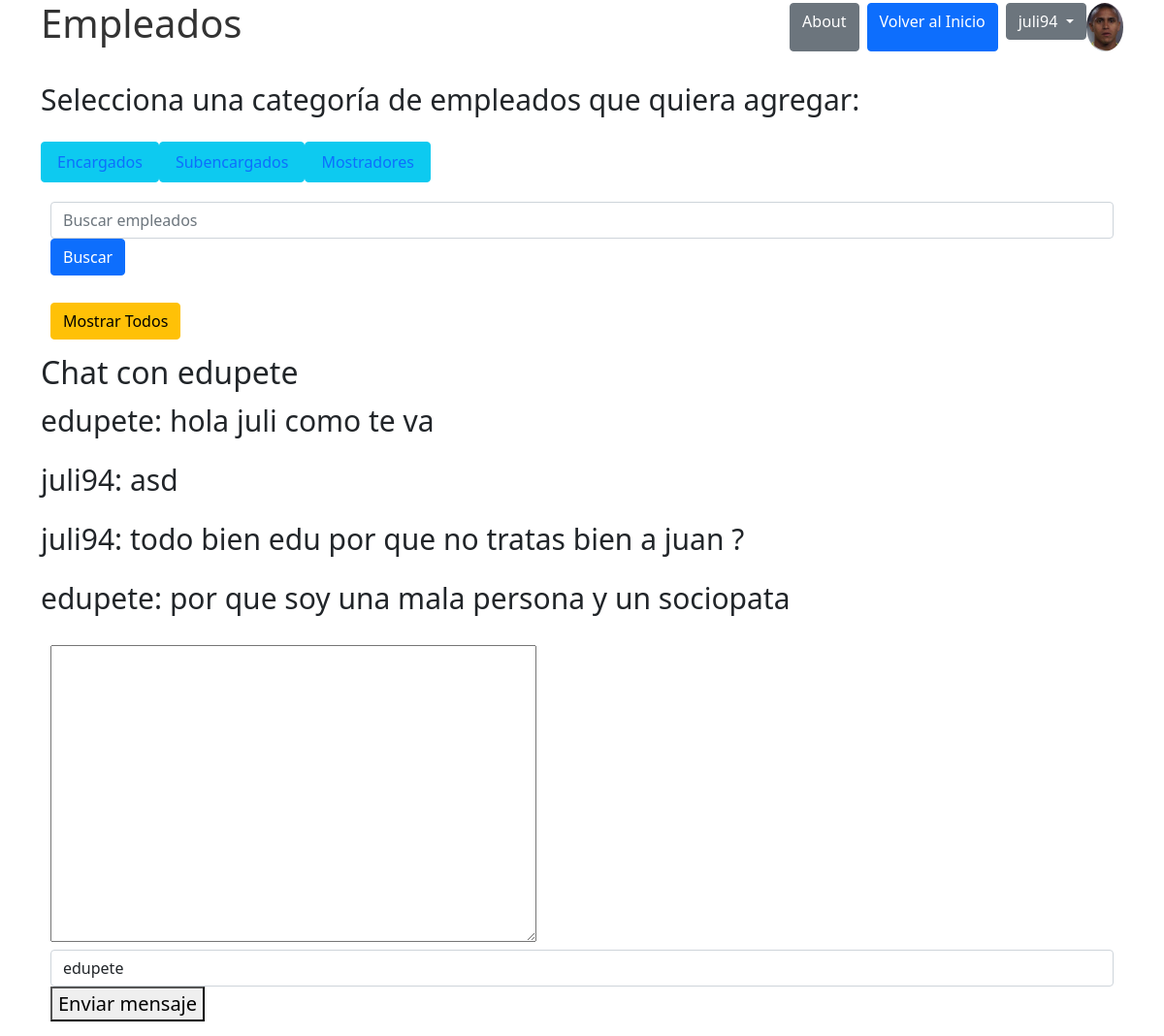
Screenshot of /empleados/chat/edupete/ (signed in) with the database file from the repository.
### perfiles/models.py (models this page shows, shortened)
class Avatar(models.Model):
    user = models.OneToOneField(User, on_delete=models.CASCADE, null=True)
    imagen = models.ImageField(upload_to='avatares', null=True, blank=True)

### empleados/models.py (models this page shows)
class Message(models.Model):
    sender = models.ForeignKey(User, related_name='messages_sent', on_delete=models.CASCADE)
    receiver = models.ForeignKey(User, related_name='messages_received', on_delete=models.CASCADE)
    content = models.TextField()
    timestamp = models.DateTimeField(auto_now_add=True)

### empleados/views.py (the view)
# urls.py: path('chat/<str:username>/', chat, name='chat'),
@login_required
def chat(request, username):
    print(f"Usuario actual logeado: {request.user.username}")
    try:
        other_user = User.objects.get(username=username)
        print(f"Usuario obtenido de la base de datos: {other_user.username}")
    except User.DoesNotExist:
        print(f"El usuario {username} no existe.")
        return HttpResponseNotFound("El usuario no existe.")
    messages = Message.objects.filter(
        (models.Q(sender=request.user, receiver=other_user) |
         models.Q(sender=other_user, receiver=request.user))
    ).order_by('timestamp')
    if request.method == 'POST':
        form = MessageForm(request.POST, user=request.user, initial={'receiver': other_user})
        if form.is_valid():
            message = form.save(commit=False)
            message.sender = request.user
            message.receiver = form.cleaned_data['receiver']
            message.save()
            return redirect('chat', username=username)
    else:
        form = MessageForm(user=request.user, initial={'receiver': other_user})
    return render(request, 'chat/chat.html', {
        'other_user': other_user,
        'messages': messages,
        'form': form,
    })

### empleados/forms.py
class MessageForm(forms.ModelForm):
    class Meta:
        model = Message
        fields = ['content', 'receiver']
    def __init__(self, *args, **kwargs):
        user = kwargs.pop('user', None)
        super(MessageForm, self).__init__(*args, **kwargs)
        if user:
            self.fields['receiver'].queryset = User.objects.exclude(username=user.username)
            self.fields['receiver'].widget.attrs['class'] = 'form-control'

### templates_base/chat/chat.html (shortened to what this page needs)
{% extends 'base.html' %}
{% block content %}
    <h2>Chat con {{ other_user.username }}</h2>
    <div id="chat-box">
        {% for message in messages %}
            <p>{{ message.sender.username }}: {{ message.content }}</p>
        {% endfor %}
    </div>
    <form method="post" action="">
        {{ form.content }}
        {{ form.receiver }}
        <button type="submit">Enviar mensaje</button>
    </form>
{% endblock %}

### templates_base/base.html (shortened to what this page needs)
{% load static %}
<!DOCTYPE html>
<html lang="es">
<head>
  <link rel="stylesheet" type="text/css" href="{% static 'css/css.css' %}">
  <link rel="stylesheet" href="https://cdn.jsdelivr.net/npm/bootstrap@5.1.3/dist/css/bootstrap.min.css">
</head>
<body>
  <div class="container">
    <div class="d-flex justify-content-between align-items-center mb-4">
      <h1>{% block heading %}Empleados{% endblock %}</h1>
      <div class="d-flex">
        <a href="{% url 'about' %}" class="btn btn-secondary me-2">About</a>
        <a href="{% url 'base' %}" class="btn btn-primary me-2">Volver al Inicio</a>
        {% if user.is_authenticated %}
          <div class="dropdown">
            <button class="btn btn-secondary dropdown-toggle" type="button" data-bs-toggle="dropdown" aria-expanded="false">
              {{ user.username }}
            </button>
          </div>
          {% if user.avatar %}
            <img src="{{ user.avatar.imagen.url }}" alt="Avatar de {{ user.username }}" class="img-fluid rounded-circle" style="max-width: 50px; max-height: 50px;">
          {% endif %}
        {% endif %}
      </div>
    </div>
    <p>Selecciona una categoría de empleados que quiera agregar:</p>
    <ul class="nav">
      <li class="nav-item"><a href="{% url 'encargados' %}" class="btn btn-info nav-link">Encargados</a></li>
      <li class="nav-item"><a href="{% url 'subencargados' %}" class="btn btn-info nav-link">Subencargados</a></li>
      <li class="nav-item"><a href="{% url 'mostradores' %}" class="btn btn-info nav-link">Mostradores</a></li>
    </ul>
    <form method="get" action="{% url 'busqueda' %}" class="mb-2">
      <input type="text" name="q" placeholder="Buscar empleados" class="form-control me-2">
      <button type="submit" class="btn btn-primary">Buscar</button>
    </form>
    <form method="get" action="{% url 'mostrarempleados' %}">
      <button type="submit" class="btn btn-warning">Mostrar Todos</button>
    </form>
    {% block content %}{% endblock %}
  </div>
</body>
</html>

### static/css/css.css (style rules this page uses)
body { background-color: rgb(238, 244, 238); }
h1 { font-size: 60px; color: #333; text-align: center; }
ul { list-style-type: none; }
ul li a { text-decoration: none; display: block; padding: 10px; background-color: #0074b8; color: #fff; border-radius: 5px; margin: 5px 0; text-align: center; }
form { width: 100%; padding: 10px; margin: 5px 0; border: none; border-radius: 7px; box-sizing: border-box; font-size: 20px; }
p { font-size: 30px; }

### rows the page displays
Message: sender.username "edupete", content "hola juli como te va"
Message: sender.username "juli94", content "asd"
Message: sender.username "juli94", content "todo bien edu por que no tratas bien a juan ?"
Message: sender.username "edupete", content "por que soy una mala persona y un sociopata"

### other values shown
{{ user.username }} "juli94"
{{ other_user.username }} "edupete"
